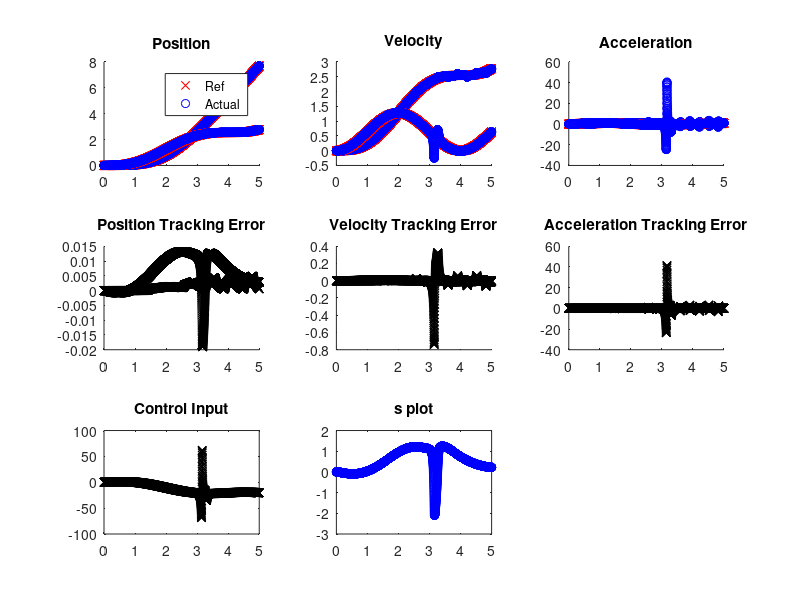
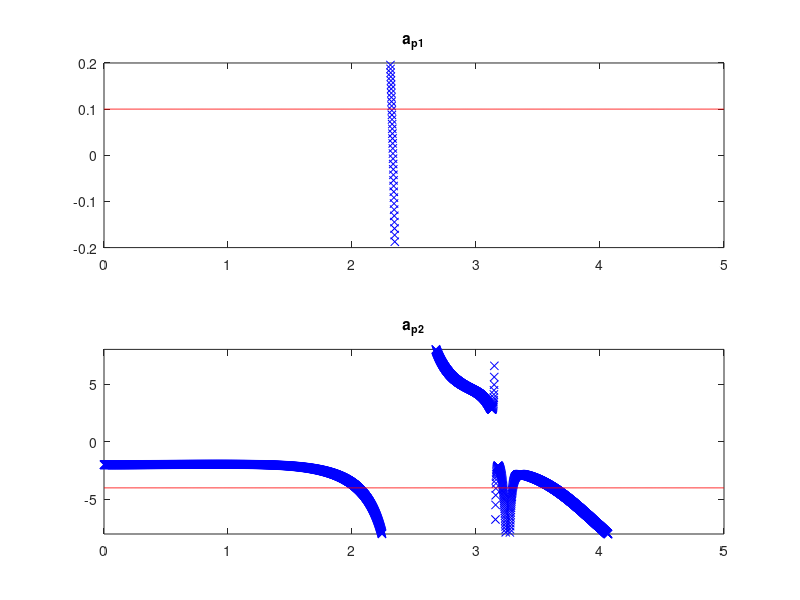

Here is the MATLAB script that generated these plots, in order:
%% HW 3 attempt 2

%% Problem 1 (7.7)
clf(figure(1));
alpha1 = @(t) sin(t);
alpha2 = @(t) cos(t);

f = @(t,x) -alpha1(t)*abs(x(1))*x(2)^2 - alpha2(t)*x(1)^3*cos(2*x(1));
plant = @(t,x,v) -alpha1(t)*abs(x(1))*x(2)^2 - alpha2(t)*x(1)^3*cos(2*x(1)) + v;

alpha1_hat = @(t) 0;
alpha2_hat = @(t) 2;
f_hat = @(t,x) -alpha1_hat(t)*abs(x(1))*x(2)^2 - alpha2_hat(t)*x(1)^3*cos(2*x(1));

alpha1_limit = @(t) 1;
alpha2_limit = @(t) 3;
F = @(t,x) -alpha1_hat(t)*abs(x(1))*x(2)^2 - alpha2_hat(t)*x(1)^3*cos(2*x(1));

dt = 1e-2;
t_end = 10;
ts = 0:dt:t_end;

% Controller
lambda = 100;
eta = 1;

s_func = @(x_err) x_err(2)+lambda*x_err(1);

xs = -100*(ones(length(ts),3));
vs = -100*(ones(length(ts),1));
% % Plant only plot
% x = [1,-1];
% v = 0;
% for it = 1:length(ts)
%     xdd = plant(ts(it), x, v);
%     x = x + dt*[x(2), xdd];
%     
%     xs(it, :) = [x, xdd];
% %     plot(ts(1:it), xs(1:it,1), 'rx')
% %     drawnow()
% end

% xdd_des = [1e-3*0:dt:1, zeros(length((1+dt):dt:t_end), 1)']';
xdd_des = sin(pi/2*ts');
xd_des = cumsum(dt*xdd_des);
x_des = cumsum(dt*xd_des);
traj = [x_des, xd_des, xdd_des];
x = traj(1, 1:2);

for it = 1:length(ts)
    % determine control input
    x_err = x - traj(it,1:2); % don't care about error in acceleration because that is an input!
    u_hat = -f_hat(ts(it),x) + traj(it,3) - lambda*x_err(2);
    k = F(ts(it),x) + eta;
    s = s_func(x_err);
    v = u_hat - k*sign(s);
    % plot(ts(1:it), x_des(1:it,1), 'rx')
    
    % run dynamics forward
    xdd = plant(ts(it), x, v);
    x = x + dt*[x(2), xdd];
    
    xs(it, :) = [x, xdd];
    vs(it) = v;
    
    
end
    
% plotting
% plot(ts, xs(:,1), 'rx')
% plot(ts, vs(:,1), 'bx-')


% position
subplot(3,2,1)
hold on
plot(ts, traj(:,1), 'rx')
plot(ts, xs(:,1), 'bo')
title('Position')
legend('Ref', 'Actual')

% position error
subplot(3,2,3)
hold on
plot(ts, xs(:,1) - traj(:,1), 'kx-')
title('Position Tracking Error')

% velocity
subplot(3,2,2)
hold on
plot(ts, traj(:,2), 'rx')
plot(ts, xs(:,2), 'bo')
title('Velocity')
legend('Ref', 'Actual')

% velocity error
subplot(3,2,4)
hold on
plot(ts, xs(:,2) - traj(:,2), 'kx-')
title('Position Tracking Error')

% control input
subplot(3,2,5)
plot(ts, vs, 'kx-')
title('Control Input')

% s plot
% subplot(3,2,6)
% plot(ts, s_temp, 'kx-')
% title('S Plot')


%% Problem 2 7.10
clf(figure(1));
alpha1 = @(t) -1;
alpha2 = @(t) -2;
b = @(t) 1;
f = @(t,x) -alpha1(t)*x(3)^2 - alpha2(t)*x(2)^5*sin(4*x(1));
plant = @(t,x,u) -alpha1(t)*x(3)^2 - alpha2(t)*x(2)^5*sin(4*x(1)) + b(t)*u;

m = 3; % order of plant

alpha1_hat = @(t) 0;
alpha2_hat = @(t) 0;
b_hat = @(t) sqrt(1*4);
f_hat = @(t,x) -alpha1_hat(t)*x(3)^2 - alpha2_hat(t)*x(2)^5*sin(4*x(1));

alpha1_limit = @(t) 2;
alpha2_limit = @(t) 4;
F = @(t,x) alpha1_hat(t)*x(3)^2 + alpha2_hat(t)*x(2)^5*sin(4*x(1));

dt = 1e-3;
t_end = 5;
ts = 0:dt:t_end;

% Controller
B = 2;
lambda = 100;
eta = 0.1;
phi=1;

s_func = @(x_err) x_err(3)+2*lambda*x_err(2)+lambda^2*x_err(1);

xs = -100*(ones(length(ts),m+1));
vs = -100*(ones(length(ts),1));
ss = -100*(ones(length(ts),1));
% % Plant only plot
% x = [1,-1, 0];
% v = 0;
% for it = 1:length(ts)
%     xdd = plant(ts(it), x, v);
%     x = x + dt*[x(2:m), xdd];
%     
%     xs(it, :) = [x, xdd];
%     plot(ts(1:it), xs(1:it,1), 'rx')
%     drawnow()
% end

% xdd_des = [1e-3*0:dt:1, zeros(length((1+dt):dt:t_end), 1)']';
xddd_des = sin(pi/2*ts');
xdd_des = cumsum(dt*xddd_des);
xd_des = cumsum(dt*xdd_des);
x_des = cumsum(dt*xd_des);
traj = [x_des, xd_des, xdd_des, xddd_des];
x = traj(1, 1:m);
switch_count = 0;

sigmoid = @(X) 2/(1+exp(-X))-1;
for it = 1:length(ts)
    % determine control input
    x_err = x - traj(it,1:m); % don't care about error in acceleration because that is an input!
    u_hat = -f_hat(ts(it),x) + traj(it,end) - 2*lambda*x_err(3) - lambda^2*x_err(2);
    k = B*(F(ts(it),x) + eta) + abs(B-1)*abs(u_hat);
    s = s_func(x_err);
    v = u_hat - k*sign(s);
%     v = u_hat - k*min(1, max(-1, s/phi));
%     v = u_hat - k*sigmoid(s);
    % plot(ts(1:it), x_des(1:it,1), 'rx')
    
    % run dynamics forward
    xddd = plant(ts(it), x, v);
    x = x + dt*[x(2:m), xddd];
    
    xs(it, :) = [x, xddd];
    vs(it) = v;
    if it>1 && sign(s) ~= sign(ss(it-1))
        switch_count = switch_count + 1;
    end
    ss(it) = s;
    
    
    
end
    
% plotting
% plot(ts, xs(:,1), 'rx')
% plot(ts, vs(:,1), 'bx-')


% position
subplot(3,3,1)
hold on
plot(ts, traj(:,1), 'rx')
plot(ts, xs(:,1), 'bo')
title('Position')
legend('Ref', 'Actual')

% position error
subplot(3,3,4)
hold on
plot(ts, xs(:,1) - traj(:,1), 'kx-')
title('Position Tracking Error')

% velocity
subplot(3,3,2)
hold on
plot(ts, traj(:,2), 'rx')
plot(ts, xs(:,2), 'bo')
title('Velocity')

% velocity error
subplot(3,3,5)
hold on
plot(ts, xs(:,2) - traj(:,2), 'kx-')
title('Velocity Tracking Error')

% Acceleration
subplot(3,3,3)
hold on
plot(ts, traj(:,3), 'rx')
plot(ts, xs(:,3), 'bo')
title('Acceleration')

% Acceleration error
subplot(3,3,6)
hold on
plot(ts, xs(:,3) - traj(:,3), 'kx-')
title('Acceleration Tracking Error')

% control input
subplot(3,3,7)
plot(ts, vs, 'kx-')
title('Control Input')

% s plot
subplot(3,3,8)
plot(ts, ss, 'bo-')
title('s plot')
fprintf('Switch Count: %d \n', switch_count)

%% Problem 3 8.3???
ap1=0.1; ap2=-4; bp=2;
bv=1/bp; av1=1/bv; av2=ap1/bv; av3=ap2/bv;

plant = @(t,y,v) 1/av1*(av2*y(2) - av3*y(1) + v);
m = 2;


dt = 1e-3;
t_end = 5;
ts = 0:dt:t_end;

ys = -100*(ones(length(ts),m+1));
vs = -100*(ones(length(ts),1));
ss = -100*(ones(length(ts),1));

% % Plant only plot
% y = [1,-1];
% v = 0;
% for it = 1:length(ts)
%     ydd = plant(ts(it), y, v);
%     y = y + dt*[y(2:m), ydd];
%     
%     ys(it, :) = [y, ydd];
%     plot(ts(1:it), ys(1:it,1), 'rx')
%     drawnow()
% end

% Controller
lambda = 100;
k = 10; % is this ok?
am1 = 0.5; am2 = 1; am3 = -1;
am = [am1; am2; am3];
ams = -100*(ones(length(ts),length(am)));
s_func = @(x_err) x_err(2)+lambda*x_err(1);
P = [1, 0.1, 0; 0.1, 1, 0; 0, 0, 1];

% ydd_des = [1e-3*0:dt:1, zeros(length((1+dt):dt:t_end), 1)']';
ydd_des = sin(pi/2*ts');
yd_des = cumsum(dt*ydd_des);
y_des = cumsum(dt*yd_des);
traj = [y_des, yd_des, ydd_des];
y = traj(1, 1:m);
switch_count = 0;

sigmoid = @(X) 2/(1+exp(-X))-1;
for it = 1:length(ts)
    % determine control input
    y_err = y - traj(it,1:m); % don't care about error in acceleration because that is an input!
    s = s_func(y_err);
    ydd_r = traj(it,m) - lambda*y_err(2);
    Y = [ydd_r, y(end:-1:1)];
    v = Y*am - k*s;
    ad_hat = -P*Y'*s;
%     v = u_hat - k*min(1, max(-1, s/phi));
%     v = u_hat - k*sigmoid(s);
    % plot(ts(1:it), x_des(1:it,1), 'rx')
    
    % run dynamics forward
    ydd = plant(ts(it), y, v);
    y = y + dt*[y(2:m), ydd];
    
    % update parameters of model
    am = am + ad_hat*dt;
    
    ys(it, :) = [y, ydd];
    vs(it) = v;
    ams(it, :) = am';
    if it>1 && sign(s) ~= sign(ss(it-1))
        switch_count = switch_count + 1;
    end
    ss(it) = s;
    
    
    
end

% position
subplot(3,3,1)
hold on
plot(ts, traj(:,1), 'rx')
plot(ts, ys(:,1), 'bo')
title('Position')
legend('Ref', 'Actual')

% position error
subplot(3,3,4)
hold on
plot(ts, ys(:,1) - traj(:,1), 'kx-')
title('Position Tracking Error')

% velocity
subplot(3,3,2)
hold on
plot(ts, traj(:,2), 'rx')
plot(ts, ys(:,2), 'bo')
title('Velocity')

% velocity error
subplot(3,3,5)
hold on
plot(ts, ys(:,2) - traj(:,2), 'kx-')
title('Velocity Tracking Error')

% Acceleration
subplot(3,3,3)
hold on
plot(ts, traj(:,3), 'rx')
plot(ts, ys(:,3), 'bo')
title('Acceleration')

% Acceleration error
subplot(3,3,6)
hold on
plot(ts, ys(:,3) - traj(:,3), 'kx-')
title('Acceleration Tracking Error')

% control input
subplot(3,3,7)
plot(ts, vs, 'kx-')
title('Control Input')

% s plot
subplot(3,3,8)
plot(ts, ss, 'bo-')
title('s plot')
fprintf('Switch Count: %d \n', switch_count)

% parameter plot
figure(2)
ap1_m = ams(:,2)./ams(:,1);
ap2_m = ams(:,3)./ams(:,1);
subplot(2,1,1)
plot(ts, ap1_m,'bx', ts, ones(length(ts), 1)*ap1, 'r-')
ylim([-2*ap1,2*ap1])
title('a_{p1}')

subplot(2,1,2)
plot(ts, ap2_m, 'bx', ts, ones(length(ts), 1)*ap2, 'r-')
ylim([-2*abs(ap2),2*abs(ap2)])
title('a_{p2}')
